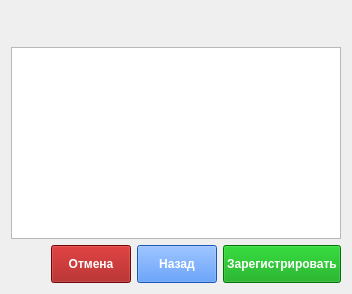
              <widget class="QWidget" name="tab_17">
               <attribute name="title">
                <string>Перечень МЦ</string>
               </attribute>
               <layout class="QVBoxLayout" name="verticalLayout_71">
                <item>
                 <layout class="QHBoxLayout" name="horizontalLayout_55">
                  <item>
                   <widget class="QPushButton" name="pushButtonAddLinePrihod_2">
                    <property name="minimumSize">
                     <size>
                      <width>30</width>
                      <height>30</height>
                     </size>
                    </property>
                    <property name="maximumSize">
                     <size>
                      <width>30</width>
                      <height>30</height>
                     </size>
                    </property>
                    <property name="text">
                     <string/>
                    </property>
                    <property name="icon">
                     <iconset resource="resources.qrc">
                      <normaloff>:/new/icons/icons/add.png</normaloff>:/new/icons/icons/add.png</iconset>
                    </property>
                    <property name="iconSize">
                     <size>
                      <width>30</width>
                      <height>30</height>
                     </size>
                    </property>
                    <property name="flat">
                     <bool>true</bool>
                    </property>
                   </widget>
                  </item>
                  <item>
                   <widget class="QPushButton" name="pushButtonRemoveLinePrihod_2">
                    <property name="minimumSize">
                     <size>
                      <width>30</width>
                      <height>30</height>
                     </size>
                    </property>
                    <property name="maximumSize">
                     <size>
                      <width>30</width>
                      <height>30</height>
                     </size>
                    </property>
                    <property name="text">
                     <string/>
                    </property>
                    <property name="icon">
                     <iconset resource="resources.qrc">
                      <normaloff>:/new/icons/icons/remove.png</normaloff>:/new/icons/icons/remove.png</iconset>
                    </property>
                    <property name="iconSize">
                     <size>
                      <width>30</width>
                      <height>30</height>
                     </size>
                    </property>
                    <property name="flat">
                     <bool>true</bool>
                    </property>
                   </widget>
                  </item>
                  <item>
                   <widget class="QPushButton" name="pushButtonDownPrihod_2">
                    <property name="minimumSize">
                     <size>
                      <width>30</width>
                      <height>30</height>
                     </size>
                    </property>
                    <property name="maximumSize">
                     <size>
                      <width>30</width>
                      <height>30</height>
                     </size>
                    </property>
                    <property name="text">
                     <string/>
                    </property>
                    <property name="icon">
                     <iconset resource="resources.qrc">
                      <normaloff>:/new/icons/icons/downArrow.png</normaloff>:/new/icons/icons/downArrow.png</iconset>
                    </property>
                    <property name="iconSize">
                     <size>
                      <width>30</width>
                      <height>30</height>
                     </size>
                    </property>
                    <property name="flat">
                     <bool>true</bool>
                    </property>
                   </widget>
                  </item>
                  <item>
                   <widget class="QPushButton" name="pushButtonUpPrihod_2">
                    <property name="minimumSize">
                     <size>
                      <width>30</width>
                      <height>30</height>
                     </size>
                    </property>
                    <property name="maximumSize">
                     <size>
                      <width>30</width>
                      <height>30</height>
                     </size>
                    </property>
                    <property name="text">
                     <string/>
                    </property>
                    <property name="icon">
                     <iconset resource="resources.qrc">
                      <normaloff>:/new/icons/icons/upArrow.png</normaloff>:/new/icons/icons/upArrow.png</iconset>
                    </property>
                    <property name="iconSize">
                     <size>
                      <width>30</width>
                      <height>30</height>
                     </size>
                    </property>
                    <property name="flat">
                     <bool>true</bool>
                    </property>
                   </widget>
                  </item>
                  <item>
                   <spacer name="horizontalSpacer_41">
                    <property name="orientation">
                     <enum>Qt::Horizontal</enum>
                    </property>
                    <property name="sizeHint" stdset="0">
                     <size>
                      <width>40</width>
                      <height>20</height>
                     </size>
                    </property>
                   </spacer>
                  </item>
                 </layout>
                </item>
                <item>
                 <widget class="QTableWidget" name="tableWidgetProductsPrihodDoc_2"/>
                </item>
                <item>
                 <layout class="QHBoxLayout" name="horizontalLayout_56">
                  <item>
                   <spacer name="horizontalSpacer_42">
                    <property name="orientation">
                     <enum>Qt::Horizontal</enum>
                    </property>
                    <property name="sizeHint" stdset="0">
                     <size>
                      <width>40</width>
                      <height>20</height>
                     </size>
                    </property>
                   </spacer>
                  </item>
                  <item>
                   <widget class="QPushButton" name="pushButtonCancelPrihod_4">
                    <property name="minimumSize">
                     <size>
                      <width>0</width>
                      <height>38</height>
                     </size>
                    </property>
                    <property name="maximumSize">
                     <size>
                      <width>16777215</width>
                      <height>38</height>
                     </size>
                    </property>
                    <property name="font">
                     <font>
                      <pointsize>9</pointsize>
                      <weight>75</weight>
                      <bold>true</bold>
                     </font>
                    </property>
                    <property name="styleSheet">
                     <string notr="true">background-color: rgb(160, 10, 10);
color: rgb(255, 255, 255);</string>
                    </property>
                    <property name="text">
                     <string>Отмена</string>
                    </property>
                   </widget>
                  </item>
                  <item>
                   <widget class="QPushButton" name="pushButtonBackPrihod_2">
                    <property name="minimumSize">
                     <size>
                      <width>0</width>
                      <height>38</height>
                     </size>
                    </property>
                    <property name="maximumSize">
                     <size>
                      <width>16777215</width>
                      <height>38</height>
                     </size>
                    </property>
                    <property name="font">
                     <font>
                      <pointsize>9</pointsize>
                      <weight>75</weight>
                      <bold>true</bold>
                     </font>
                    </property>
                    <property name="styleSheet">
                     <string notr="true">background-color: rgb(34, 122, 255);
color: rgb(255, 255, 255);</string>
                    </property>
                    <property name="text">
                     <string>Назад</string>
                    </property>
                   </widget>
                  </item>
                  <item>
                   <widget class="QPushButton" name="pushButtonDonePrihod_2">
                    <property name="minimumSize">
                     <size>
                      <width>0</width>
                      <height>38</height>
                     </size>
                    </property>
                    <property name="maximumSize">
                     <size>
                      <width>16777215</width>
                      <height>38</height>
                     </size>
                    </property>
                    <property name="font">
                     <font>
                      <pointsize>9</pointsize>
                      <weight>75</weight>
                      <bold>true</bold>
                     </font>
                    </property>
                    <property name="styleSheet">
                     <string notr="true">background-color: rgb(0, 160,10);
color: rgb(255, 255, 255);</string>
                    </property>
                    <property name="text">
                     <string>Зарегистрировать</string>
                    </property>
                   </widget>
                  </item>
                 </layout>
                </item>
               </layout>
              </widget>
